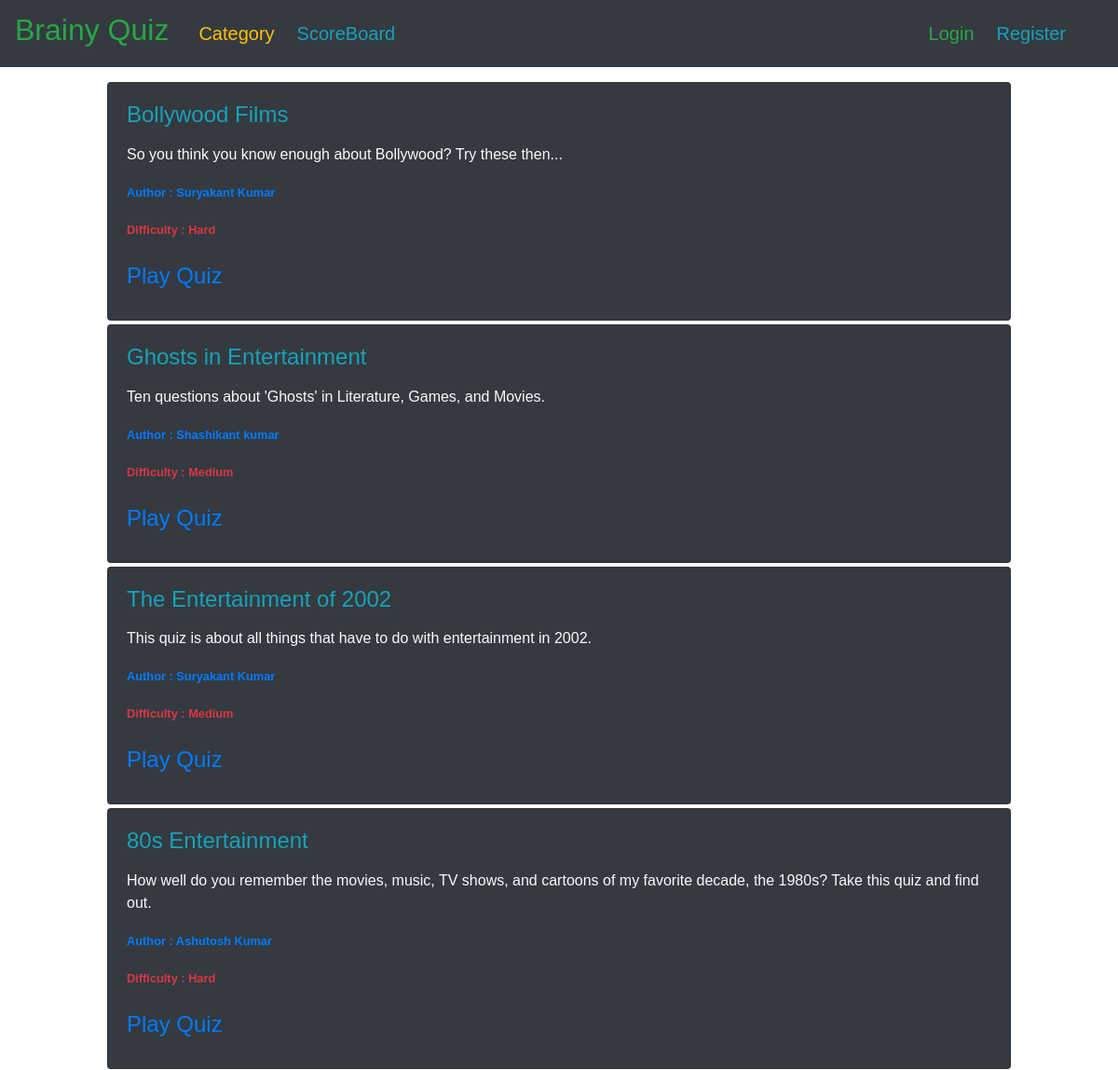
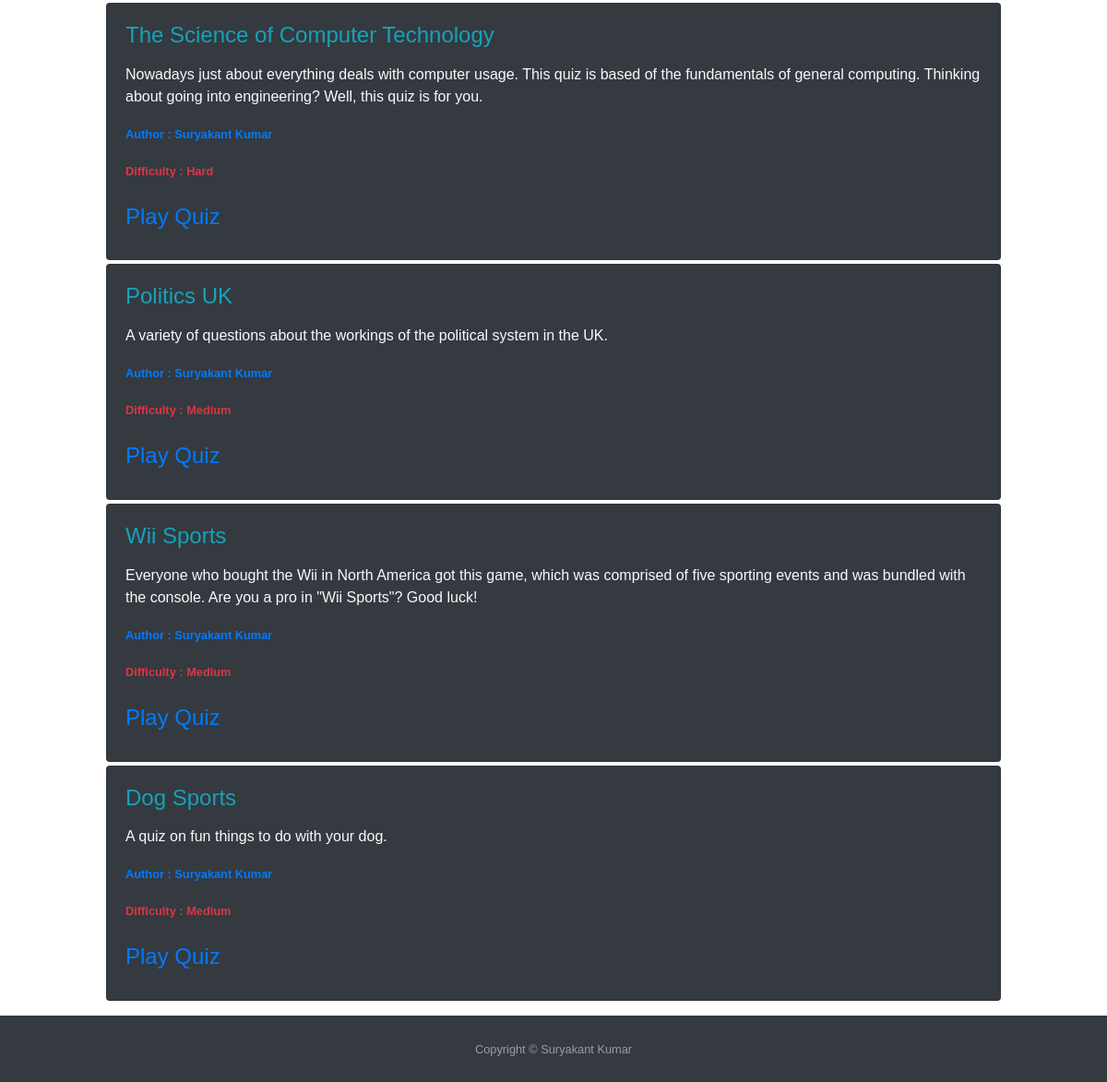
The page / on the database its author committed (2 pictures, top to bottom).
### quiz/models.py (models this page shows, shortened)
class Quiz(models.Model):
    difficulty_choices = [
        ('H', 'Hard'),
        ('M', 'Medium'),
        ('E', 'Easy')
    ]
    title = models.CharField(max_length=200)
    description = models.TextField(max_length=1000, blank=True, null=True)
    average_score = models.IntegerField(default=0, blank=True, null=True)
    difficulty = models.CharField(max_length=10, choices=difficulty_choices, default='F')
    date_posted = models.DateTimeField(default=timezone.now)
    author = models.ForeignKey(User, null=False, blank=False, on_delete=models.CASCADE)
    category = models.ForeignKey(Category, null=False, blank=False, on_delete=models.CASCADE)
    class Meta:
        ordering = ['-date_posted']

### quiz/views.py (the view)
# urls.py: path('', views.quiz_list_view, name='home-page'),
def quiz_list_view(request):
    obj = Quiz.objects.prefetch_related('category').select_related('author')
    template = 'quiz/home.html'
    context = {'title': 'QuizApp - Home',
               "quiz_list": obj}
    return render(request, template, context)

### quiz/templates/quiz/home.html (shortened to what this page needs)
{% extends 'base.html' %}
{% block content %}
<div class="col-12 col-md-10 mb-3 mx-auto mt-3">
    {% for quiz in quiz_list %}
    <div class="card bg-dark text-light mb-1">
        <div class="card-body">
            <div class="mb-4">
                <h4 class="card-title text-info">
                    {{ quiz.title }}
                </h4>
                <p class="card-text">
                    {{ quiz.description|linebreaks }}
                </p>
                <p><small class="text-primary"><b>
                            Author : {{ quiz.author.first_name }} {{ quiz.author.last_name }}
                        </b></small></p>
                <p><small class="text-danger"><b>
                            Difficulty : {{ quiz.get_difficulty_display }}
                        </b></small></p>
            </div>
            <div>
                {% if user == quiz.author %}
                <div class="row">
                    <h4 class="card-title text-info col-4 col-sm-1">
                        <a href="{% url 'question-feature-ext' quiz.id %}">View</a>
                    </h4>
                    <h4 class="card-title text-info col-4 col-sm-2">
                        <a href="{% url 'question-create' quiz.id %}">Add Question</a>
                    </h4>
                </div>
                {% else %}
                <h4 class="card-title text-info">
                    <a href="{% url 'quiz-play' quiz.id %}">Play Quiz</a>
                </h4>
                {% endif %}
            </div>
        </div>
    </div>
    {% endfor %}
</div>
{% endblock %}

### rows shown on the page
Quiz: title "Bollywood Films", description "So you think you know enough about Bollywood? Try these then...", author.first_name "Suryakant", author.last_name "Kumar", difficulty "Hard", shows "Play Quiz"
Quiz: title "Ghosts in Entertainment", description "Ten questions about 'Ghosts' in Literature, Games, and Movies.", author.first_name "Shashikant", author.last_name "kumar", difficulty "Medium", shows "Play Quiz"
Quiz: title "The Entertainment of 2002", description "This quiz is about all things that have to do with entertainment in 2002.", author.first_name "Suryakant", author.last_name "Kumar", difficulty "Medium", shows "Play Quiz"
Quiz: title "80s Entertainment", description "How well do you remember the movies, music, TV shows, and cartoons of my favorite decade, the 1980s? Take this quiz and find out.", author.first_name "Ashutosh", author.last_name "Kumar", difficulty "Hard", shows "Play Quiz"
Quiz: title "The Science of Computer Technology", description "Nowadays just about everything deals with computer usage. This quiz is based of the fundamentals of general computing. Thinking about going into engineering? Well, this quiz is for you.", author.first_name "Suryakant", author.last_name "Kumar", difficulty "Hard", shows "Play Quiz"
Quiz: title "Politics UK", description "A variety of questions about the workings of the political system in the UK.", author.first_name "Suryakant", author.last_name "Kumar", difficulty "Medium", shows "Play Quiz"
Quiz: title "Wii Sports", description "Everyone who bought the Wii in North America got this game, which was comprised of five sporting events and was bundled with the console. Are you a pro in \"Wii Sports\"? Good luck!", author.first_name "Suryakant", author.last_name "Kumar", difficulty "Medium", shows "Play Quiz"
Quiz: title "Dog Sports", description "A quiz on fun things to do with your dog.", author.first_name "Suryakant", author.last_name "Kumar", difficulty "Medium", shows "Play Quiz"
